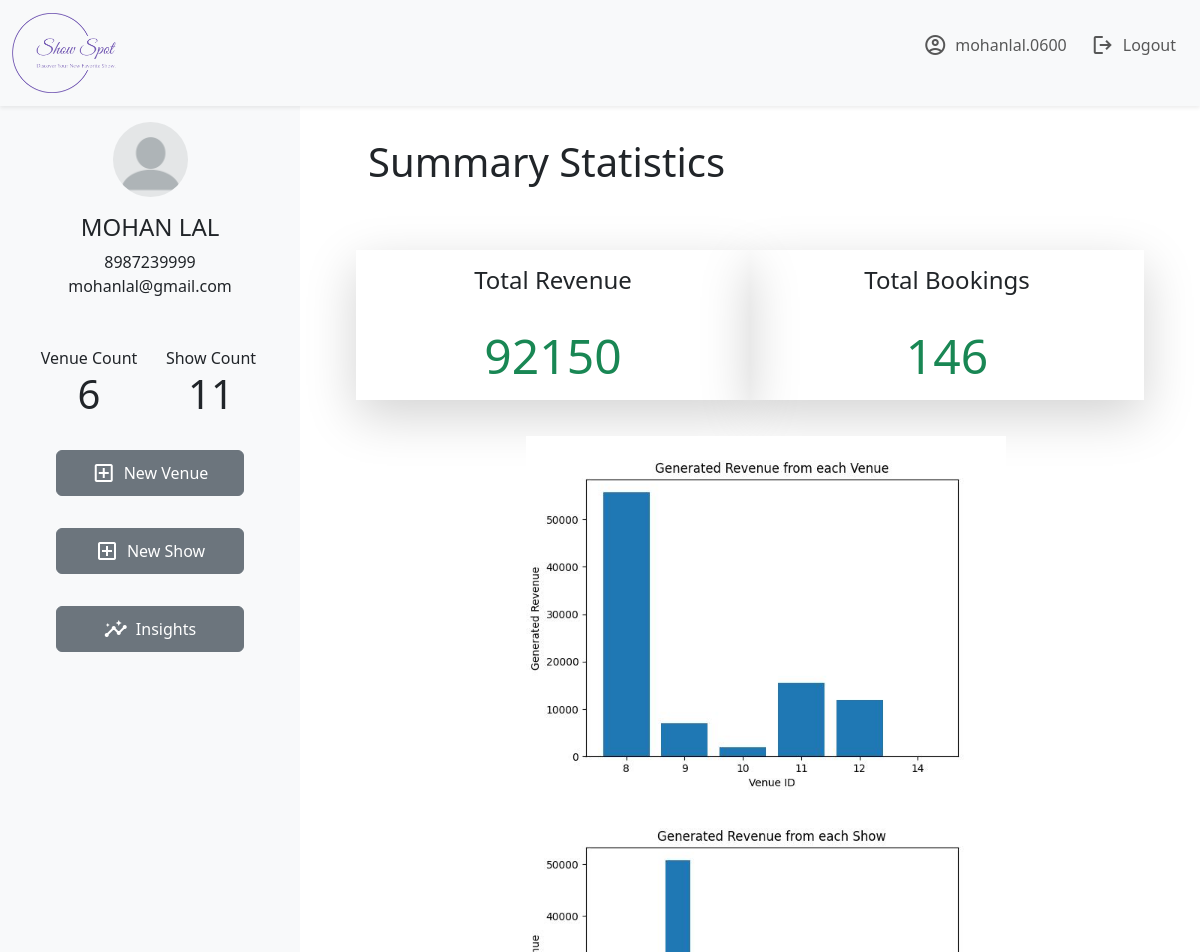
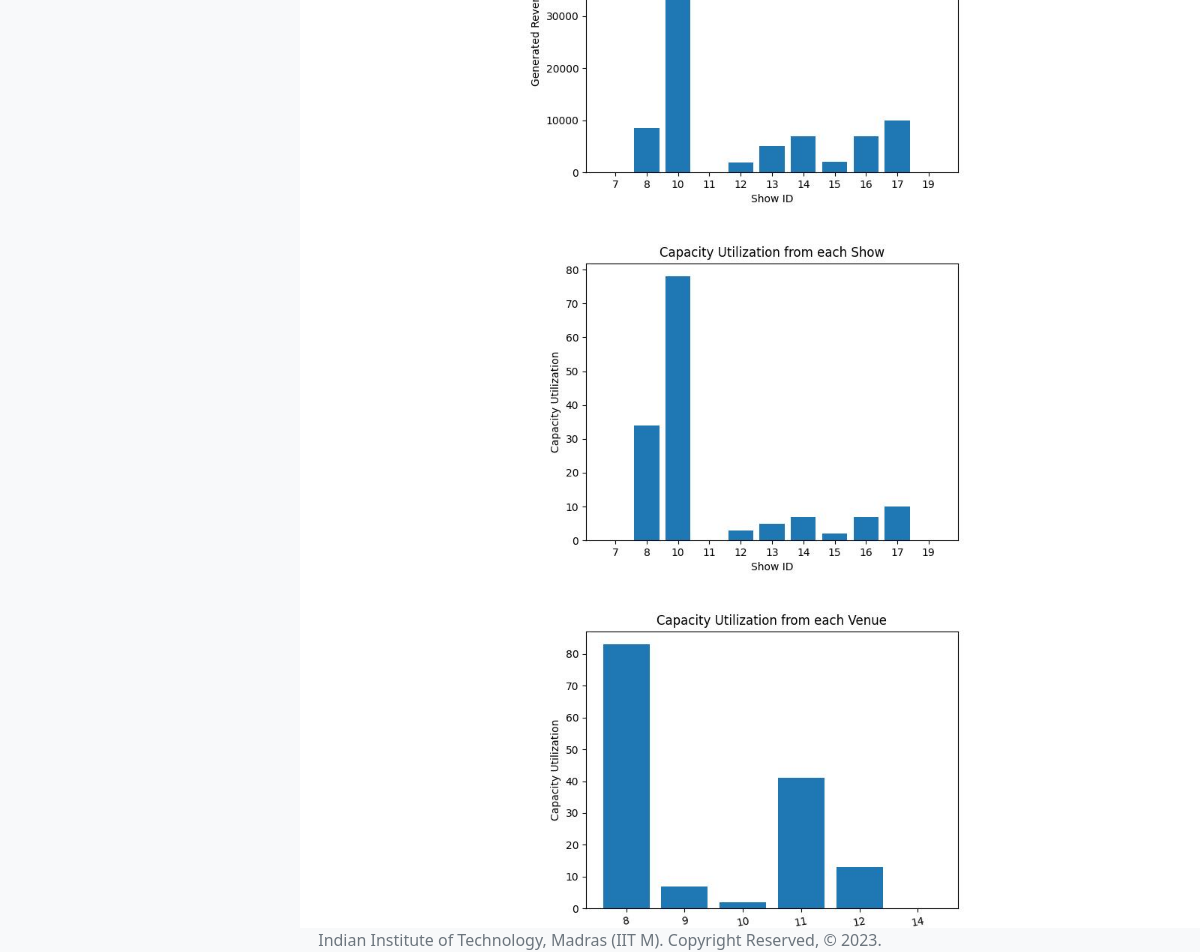
Page /admin/summary (signed in) on the committed database (2 pictures, top to bottom).
### applications/models.py (models this page shows, shortened)
class Admin(db.Model,UserMixin):
    user_id = db.Column(db.String,primary_key = True,nullable = False, unique = True)
    password = db.Column(db.String,nullable=False)
    name = db.Column(db.String)
    email_id = db.Column(db.String)
    phone_no = db.Column(db.Integer)
    venues = db.relationship("Venue", backref='admin')
    shows = db.relationship("Show",backref='admin')

### admin/admin_applications/admin_controllers.py (the view)
@admin_bp.route('/summary')
@login_required
def summary():
    graphs=[]
    curr_dir = os.path.abspath(os.path.dirname(__file__))
    tot_revenue = 0
    tot_util = 0
    revenue_per_venue = {}
    capacityUtil_per_venue = {}
    for venue in current_user.venues:
        revenue = 0
        Util = 0
        for show in venue.shows:
            for booking in show.bookings:
                revenue += booking.price_paid
                Util+=booking.tickets_booked
        revenue_per_venue[str(venue.venue_id)]=revenue
        capacityUtil_per_venue[str(venue.venue_id)]=Util
        tot_revenue+=revenue
        tot_util+=Util
    revenue_per_show = {}
    capacityUtil_per_show = {}
    for show in current_user.shows:
        revenue = 0
        Util = 0
        for booking in show.bookings:
            revenue += booking.price_paid
            Util+=booking.tickets_booked
        revenue_per_show[str(show.show_id)]=revenue
        capacityUtil_per_show[str(show.show_id)]=Util
    if len(revenue_per_venue) != 0:
        fig0,ax0=plt.subplots()
        ax0.bar(revenue_per_venue.keys(),revenue_per_venue.values())
        ax0.set_ylabel('Generated Revenue')
        ax0.set_xlabel('Venue ID')
        ax0.set_title("Generated Revenue from each Venue")
        graph_img_url = os.path.normpath(os.path.join(curr_dir,'../../static/images/graphs','revenue_per_venue.jpg'))
        plt.savefig(graph_img_url)
        graphs.append('revenue_per_venue.jpg')
    if len(revenue_per_show) != 0 :
        fig1,ax1 = plt.subplots()
        ax1.bar(revenue_per_show.keys(),revenue_per_show.values())
        ax1.set_ylabel('Generated Revenue')
        ax1.set_xlabel('Show ID')
        ax1.set_title("Generated Revenue from each Show")
        graph_img_url = os.path.normpath(os.path.join(curr_dir,'../../static/images/graphs','revenue_per_show.jpg'))
        plt.savefig(graph_img_url)
        graphs.append('revenue_per_show.jpg')
    if len(capacityUtil_per_show) != 0:
        fig3,ax3 = plt.subplots()
        ax3.bar(capacityUtil_per_show.keys(),capacityUtil_per_show.values())
        ax3.set_ylabel('Capacity Utilization')
        ax3.set_xlabel('Show ID')
        ax3.set_title("Capacity Utilization from each Show")
        graph_img_url = os.path.normpath(os.path.join(curr_dir,'../../static/images/graphs','capacity_per_show.jpg'))
        plt.savefig(graph_img_url)
        graphs.append('capacity_per_show.jpg')
    if len(capacityUtil_per_venue) != 0:
        fig4,ax4=plt.subplots()
        ax4.bar(capacityUtil_per_venue.keys(),capacityUtil_per_venue.values())
        ax4.set_ylabel('Capacity Utilization')
        ax4.set_xlabel('Venue ID')
        ax4.set_title("Capacity Utilization from each Venue")
        plt.xticks(rotation=10)
        graph_img_url = os.path.normpath(os.path.join(curr_dir,'../../static/images/graphs','capacity_per_venue.jpg'))
        plt.savefig(graph_img_url)
        graphs.append('capacity_per_venue.jpg')
    return render_template('summary.html',graphs=graphs,revenue=tot_revenue,util=tot_util)

### applications/login.py (called while the page is built)
@login_manager.user_loader
def load_user(user_id):
    x =  User.query.get(user_id)
    if x==None:
        x = Admin.query.get(user_id)
    return x

### admin/admin_templates/summary.html
{% extends 'admin_base.html' %}
{% block main %}
<div class="container-fluid">
    <div class="row m-3 p-3">
        <div class="col">
            <p class="display-6">Summary Statistics</p>
        </div>
    </div>
    <div class="row m-3 p-3">
        <div class="col-6 d-flex flex-column shadow-lg">
            <p class="text-center h4 m-2 p-2">Total Revenue</p>
            <p class="display-5 text-center text-success m-2 p-2">{{ revenue }}</p>
        </div>
        <div class="col-6 d-flex flex-column shadow-lg">
            <p class="text-center h4 m-2 p-2">Total Bookings</p>
            <p class="display-5 text-center text-success m-2 p-2">{{ util }}</p>
        </div>
    </div>
    <div class="row justify-content-center">
        {% if graphs| length() != 0 %}
        {% for graph in graphs %}
            <div class="col-6" style="width:30rem">
                <img src={{ url_for('static',filename='images/graphs/' + graph) }} class="m-1" style="width:30rem">
            </div>
        {% endfor %}
        {% endif %}
    </div>
</div>
{% endblock %}

### admin/admin_templates/admin_base.html (shortened to what this page needs)
{% extends 'base.html' %}
{% block head %}
{{ super() }}
{% endblock head %}
{% block navbar_content %}
<a class="nav-link " href={{ url_for('admin.index') }}>
    <div class="d-flex justify-content-center">
        <span class="material-symbols-outlined p-1">
        </span>
        <p class="p-1">
            {{ current_user.user_id }}
        </p>
    </div>
</a>
<a class="nav-link justify-content-center" href = {{ url_for('admin.admin_logout') }}>
    <div class="d-flex justify-content-center">
        <span class="material-symbols-outlined p-1">
        </span>
        <span class="p-1">Logout</span>
    </div>
</a>
{% endblock navbar_content %}
{% block body%}
<div class="container-fluid">
    <div class="row">
        <div class="col-3 justify-content-center bg-body-tertiary">
            <div class='row justify-content-center m-3'>
                <div class="col d-flex flex-column">
                    <img  class='rounded-circle align-self-center ' src = {{ url_for('static',filename='images/blank-profile-picture.png')}} width = 75rem>
                    <span class = 'h4 mt-2 pt-2 align-self-center'>{{ current_user.name | upper }}</span>
                    <span class = 'align-self-center'>{{ current_user.phone_no }}</span>
                    <span class="align-self-center mb-3 pb-3">{{ current_user.email_id }}</span>
                </div>
            </div>
            <div class="row justify-content-center m-3">
                <div class="col-6 d-flex flex-column">
                    <span class="align-self-center">Venue Count</span>
                    <span class="display-6 align-self-center">{{ current_user.venues | length() }}</span>
                </div>
                <div class="col-6 d-flex flex-column">
                    <span class="align-self-center">Show Count</span>
                    <span class="display-6 align-self-center">{{ current_user.shows | length() }}</span>
                </div>
            </div>
            <div class="row justify-content-center m-3">
                <div class="col d-flex flex-column">
                    <a class="btn btn-secondary m-3" href={{ url_for('admin.add_venue') }}>
                        <div class="d-flex justify-content-center">
                            <span class="material-symbols-outlined p-1">
                            </span>
                            <span class="p-1">New Venue</span>
                        </div>
                    </a>
                    <a class="btn btn-secondary m-3" href={{ url_for('admin.add_show') }}>
                        <div class="d-flex justify-content-center">
                            <span class="material-symbols-outlined p-1">
                            </span>
                            <span class="p-1">New Show</span>
                        </div>
                    </a>
                    <a class="btn btn-secondary m-3" href={{ url_for('admin.summary') }}>
                        <div class="d-flex justify-content-center">
                            <span class="material-symbols-outlined p-1">
                            </span>
                            <span class="p-1">Insights</span>
                        </div>
                    </a>
                </div>
            </div>
        </div>
        <div class="col-9 justify-content-center">
            {% block main %}  {% endblock %}
        </div>
    </div>
</div>
{% endblock body %}

### rows in the picture
Admin: user_id "mohanlal.0600", name "MOHAN LAL", phone_no "8987239999", email_id "mohanlal@gmail.com"

### other values in the picture
{{ current_user.venues | length() }} "6"
{{ current_user.shows | length() }} "11"
{{ revenue }} "92150"
{{ util }} "146"
